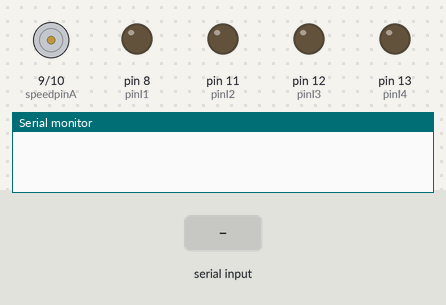
This sketch was run on a simulated Arduino Mega 2560, built with avr-gcc and run on an emulated ATmega2560. Parts: motor-driver pin pairs drawn as motors (green arrow = first pin HIGH = forward, orange = second pin HIGH = backward, longer = more drive), output pins drawn as LEDs (lit = HIGH), the last lines printed to the serial monitor. The test bench sets the inputs (shaded band).

Above: at 1.2 s.
1.3 s: "1,90|" received over the second serial link
At 1.9 s:
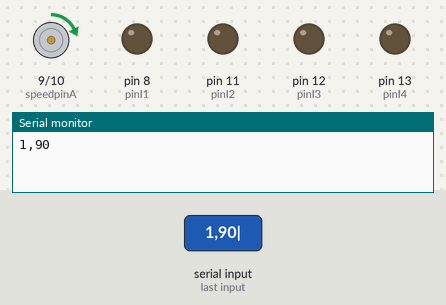
2.8 s: "30,150,10|" received over the second serial link
At 3.8 s:
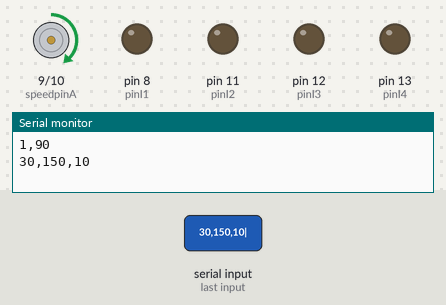
Timing chart, 0 to 5.8 s (numbered marks = the images above; inputs shaded):
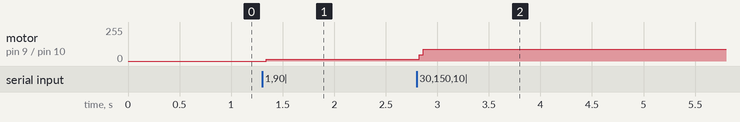

Measured:
- after the input at 1.3 s, motor on pin 9 (speedpinA) / pin 10 (speedpinB): stopped → forward 15/255 at once
- after the input at 2.8 s, motor on pin 9 (speedpinA) / pin 10 (speedpinB): forward 15/255 → forward 90/255 at once

The sketch:

SuperRoverSeed.ino
```cpp
#include "FastLED.h"

int     pinI1     = 8;  //define I1 interface
int     pinI2     = 11; //define I2 interface
int     speedpinA = 9;  //enable motor A
int     pinI3     = 12; //define I3 interface
int     pinI4     = 13; //define I4 interface
int     speedpinB = 10; //enable motor B
int     spead     = 127;//define the spead of motor

//#define NUM_LEDS 7
//#define DATA_PIN 3

//CRGBArray<NUM_LEDS> leds;

String value;

int    left_speed    = 0;
int    right_speed   = 0;
int    left_current  = 0;
int    right_current = 0;

int    dir = 4;

int    ledTrail     = 0;
int    delayTrail   = 0;

bool   debug = false;

int    data_in = 0;

/*
 *
 void speedLed() {
    delayTrail += 1;
    if (delayTrail == 50){
        delayTrail = 0;
        if (ledTrail == 8){
            ledTrail = 0;
        }
        leds[ledTrail] = CRGB( 255,15,15);
        ledTrail += 1;
    }

    if (left_speed != 0){
        if (dir == 0){
            leds[2] = CRGB( 0, left_current, 0);
            leds[3] = CRGB( 0, left_current, 0);
        } else {
            leds[2] = CRGB( 0, 0, right_current);
            leds[3] = CRGB( 0, 0, right_current);
        }
    };

    if (right_speed != 0) {
        if (dir == 0){
            leds[5] = CRGB( 0, right_current, 0);
            leds[6] = CRGB( 0, right_current, 0);
        } else {
            leds[5] = CRGB( 0, 0, right_current);
            leds[6] = CRGB( 0, 0, right_current);
        }
    };
}
*/

void motorWorks() {
    analogWrite(speedpinA,left_speed);
    analogWrite(speedpinB,right_speed);

    switch (dir) {
      case 1:
        digitalWrite(pinI4,HIGH);//turn DC Motor B move clockwise
        digitalWrite(pinI3,LOW);
        digitalWrite(pinI2,LOW);//turn DC Motor A move anticlockwise
        digitalWrite(pinI1,HIGH);
        break;
      case 2:
        digitalWrite(pinI4,LOW);//turn DC Motor B move anticlockwise
        digitalWrite(pinI3,HIGH);
        digitalWrite(pinI2,HIGH);//turn DC Motor A move clockwise
        digitalWrite(pinI1,LOW);
        break;
      case 4:
        digitalWrite(speedpinA,LOW);// Unenble the pin, to stop the motor. this should be done to avid damaging the motor.
        digitalWrite(speedpinB,LOW);
        break;
    }
}

void debuggy() {
  Serial.print("left: ");
  Serial.print(left_speed);
  Serial.print(" right: ");
  Serial.print(right_speed);
  Serial.print(" Direction: ");
  Serial.println(dir);
}

void setup() {
    Serial.begin(115200);
    Serial1.begin(19200);
    //LEDS.addLeds<WS2812,DATA_PIN,RGB>(leds,NUM_LEDS);
    //LEDS.setBrightness(84);
    pinMode(pinI1,OUTPUT);
    pinMode(pinI2,OUTPUT);
    pinMode(speedpinA,OUTPUT);
    pinMode(pinI3,OUTPUT);
    pinMode(pinI4,OUTPUT);
    pinMode(speedpinB,OUTPUT);
}


void loop() {

    if (Serial1.available()) {

        value = Serial1.readStringUntil('|');
        Serial.println(value);
        data_in += 1;

        switch ( value.substring(0,1).toInt() ){
            case 1:
              left_speed  = value.substring(2).toInt();
              break;
            case 2:
              right_speed = value.substring(2).toInt();
              break;
            case 3:
              dir = value.substring(2).toInt();
              break;
        }
    }

    EVERY_N_SECONDS( 5 ) {   Serial.print("Serial commands receive per second:"); Serial.println(data_in / 5); data_in = 0; }

    //speedLed();
    motorWorks();

    //leds.fadeToBlackBy(1);
    //FastLED.show();
}
```
